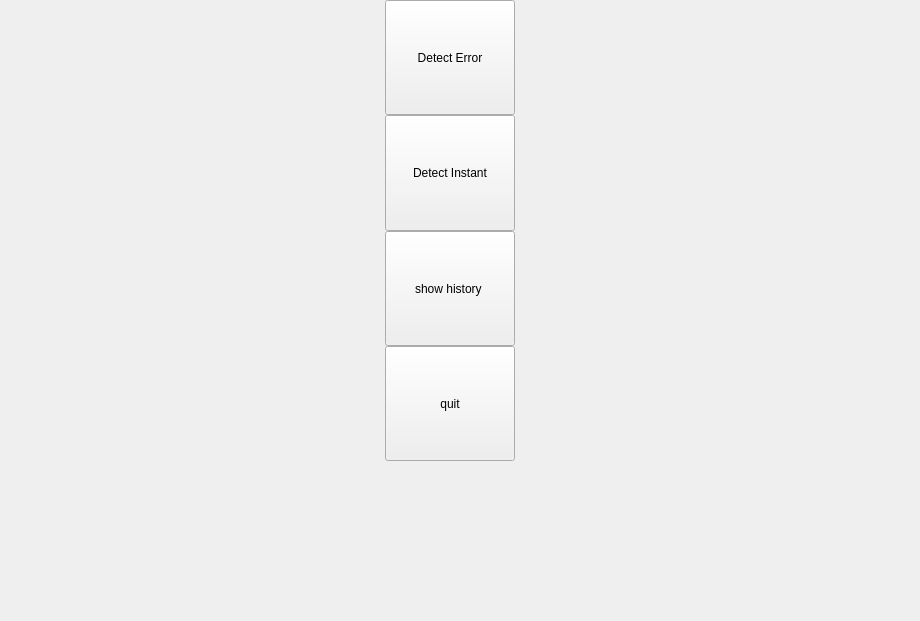
<?xml version="1.0" encoding="UTF-8"?>
<ui version="4.0">
 <class>MainWindow</class>
 <widget class="QMainWindow" name="MainWindow">
  <property name="geometry">
   <rect>
    <x>0</x>
    <y>0</y>
    <width>920</width>
    <height>621</height>
   </rect>
  </property>
  <property name="sizePolicy">
   <sizepolicy hsizetype="Maximum" vsizetype="Maximum">
    <horstretch>0</horstretch>
    <verstretch>0</verstretch>
   </sizepolicy>
  </property>
  <property name="windowTitle">
   <string>MainWindow</string>
  </property>
  <widget class="QWidget" name="centralwidget">
   <property name="sizePolicy">
    <sizepolicy hsizetype="Maximum" vsizetype="Maximum">
     <horstretch>0</horstretch>
     <verstretch>0</verstretch>
    </sizepolicy>
   </property>
   <widget class="QWidget" name="horizontalLayoutWidget">
    <property name="geometry">
     <rect>
      <x>10</x>
      <y>0</y>
      <width>881</width>
      <height>461</height>
     </rect>
    </property>
    <layout class="QHBoxLayout" name="horizontalLayout" stretch="3,10">
     <property name="spacing">
      <number>0</number>
     </property>
     <property name="sizeConstraint">
      <enum>QLayout::SetNoConstraint</enum>
     </property>
     <item>
      <layout class="QVBoxLayout" name="verticalLayout_2" stretch="0,0,0,0">
       <property name="sizeConstraint">
        <enum>QLayout::SetMaximumSize</enum>
       </property>
       <item>
        <widget class="QPushButton" name="DetectError">
         <property name="sizePolicy">
          <sizepolicy hsizetype="Minimum" vsizetype="Minimum">
           <horstretch>0</horstretch>
           <verstretch>0</verstretch>
          </sizepolicy>
         </property>
         <property name="minimumSize">
          <size>
           <width>50</width>
           <height>0</height>
          </size>
         </property>
         <property name="maximumSize">
          <size>
           <width>130</width>
           <height>16777215</height>
          </size>
         </property>
         <property name="baseSize">
          <size>
           <width>50</width>
           <height>50</height>
          </size>
         </property>
         <property name="text">
          <string>Detect Error</string>
         </property>
        </widget>
       </item>
       <item>
        <widget class="QPushButton" name="DetectInstant">
         <property name="sizePolicy">
          <sizepolicy hsizetype="Maximum" vsizetype="Minimum">
           <horstretch>0</horstretch>
           <verstretch>0</verstretch>
          </sizepolicy>
         </property>
         <property name="minimumSize">
          <size>
           <width>50</width>
           <height>0</height>
          </size>
         </property>
         <property name="maximumSize">
          <size>
           <width>130</width>
           <height>16777215</height>
          </size>
         </property>
         <property name="baseSize">
          <size>
           <width>50</width>
           <height>50</height>
          </size>
         </property>
         <property name="text">
          <string>Detect Instant</string>
         </property>
        </widget>
       </item>
       <item>
        <widget class="QPushButton" name="ShowHistory">
         <property name="enabled">
          <bool>true</bool>
         </property>
         <property name="sizePolicy">
          <sizepolicy hsizetype="Minimum" vsizetype="Minimum">
           <horstretch>0</horstretch>
           <verstretch>0</verstretch>
          </sizepolicy>
         </property>
         <property name="minimumSize">
          <size>
           <width>50</width>
           <height>0</height>
          </size>
         </property>
         <property name="maximumSize">
          <size>
           <width>130</width>
           <height>16777215</height>
          </size>
         </property>
         <property name="baseSize">
          <size>
           <width>0</width>
           <height>0</height>
          </size>
         </property>
         <property name="text">
          <string>show history </string>
         </property>
        </widget>
       </item>
       <item>
        <widget class="QPushButton" name="quit">
         <property name="sizePolicy">
          <sizepolicy hsizetype="Maximum" vsizetype="Minimum">
           <horstretch>0</horstretch>
           <verstretch>0</verstretch>
          </sizepolicy>
         </property>
         <property name="minimumSize">
          <size>
           <width>50</width>
           <height>0</height>
          </size>
         </property>
         <property name="maximumSize">
          <size>
           <width>130</width>
           <height>16777215</height>
          </size>
         </property>
         <property name="baseSize">
          <size>
           <width>50</width>
           <height>50</height>
          </size>
         </property>
         <property name="text">
          <string>quit</string>
         </property>
        </widget>
       </item>
      </layout>
     </item>
     <item>
      <layout class="QHBoxLayout" name="mainui">
       <property name="sizeConstraint">
        <enum>QLayout::SetNoConstraint</enum>
       </property>
      </layout>
     </item>
    </layout>
   </widget>
  </widget>
  <widget class="QMenuBar" name="menubar">
   <property name="geometry">
    <rect>
     <x>0</x>
     <y>0</y>
     <width>920</width>
     <height>22</height>
    </rect>
   </property>
  </widget>
 </widget>
 <resources/>
 <connections/>
</ui>
